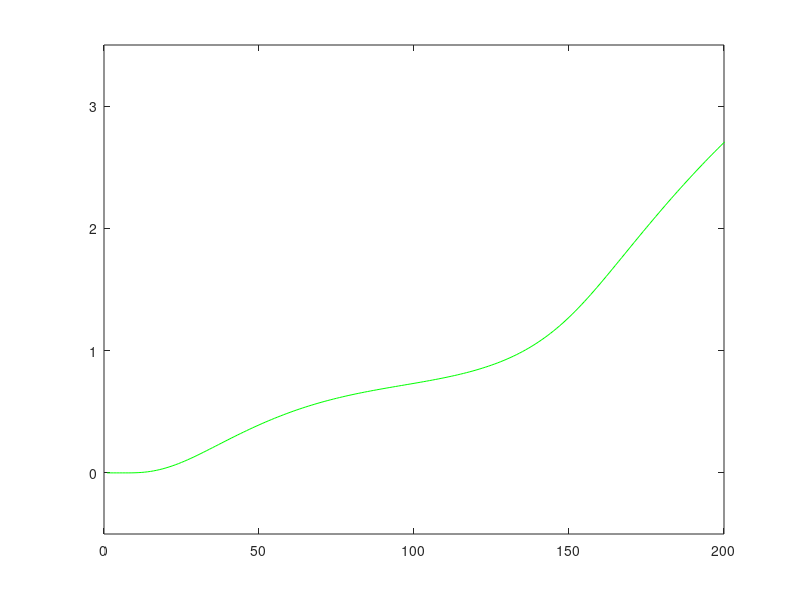

MATLAB code for this plot:
clear
hc=197.33;
load('VTOTAL.DAT');
T=load('TMEV.DAT');
p=-VTOTAL+VTOTAL(1);
pT4=p./(T/hc).^4;
plot(T,pT4,'g')
trace=(pT4(2:end)-pT4(1:end-1))/(2/hc);
hold on
%plot(T(2:end),trace)
axis([0,200,-0.5,3.5])